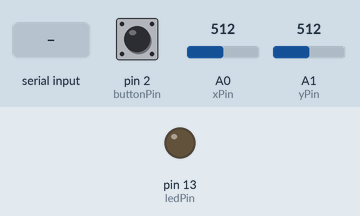
Recording of a sketch running on a simulated Arduino Uno, built with avr-gcc and run on an emulated ATmega328P. On the bench: output pins drawn as LEDs (lit = HIGH). Inputs (shaded band) come from the test bench; at power-on: pin 2 (buttonPin) HIGH, A0 (xPin) = 512, A1 (yPin) = 512. What the sketch prints to the serial monitor is not drawn.

Above: at 1.2 s.
1.3 s: "1" received over Serial
At 2.4 s:
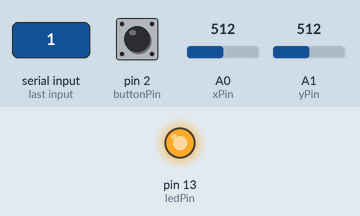
2.8 s: "0" received over Serial
At 4.1 s:
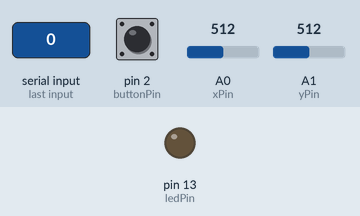
Timing chart, 0 to 5.8 s (numbered marks = the images above; inputs shaded):
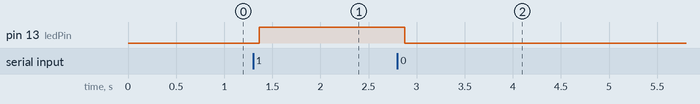

The sketch:

sketch.ino
```cpp
//referenced https://www.youtube.com/watch?v=9z5FsTzYWE4 to set up joystick

//pin that connects to VRx
int xPin = A0;
//pin that connects to VRy
int yPin = A1;
//pin that connects to SW for the button
int buttonPin = 2;
//pin that connects to LED
int ledPin = 13;

//x position
int xVal;
//y position
int yVal;
//checks if the button is on or off
int buttonState;

//sets up serial communication with the x and y positions and button and LED
void setup() {
  Serial.begin(9600);
  pinMode(xPin, INPUT);
  pinMode(yPin, INPUT);
  pinMode(buttonPin, INPUT_PULLUP);
  pinMode(ledPin, OUTPUT);
}

//reads the x, y, and button state values
void loop() {
  xVal = analogRead(xPin);
  yVal = analogRead(yPin);
  buttonState = digitalRead(buttonPin);

//Serial Communication separated by comma
  Serial.print(xVal);
  Serial.print(",");
  Serial.print(yVal);
  Serial.print(",");
  Serial.println(buttonState);

//serial communication for the LED output
  if (Serial.available() > 0) {
    char command = Serial.read();
    if (command == '1') {
      digitalWrite(ledPin, HIGH); // Turns LED on
    } else if (command == '0') {
      digitalWrite(ledPin, LOW); // Turns LED off
    }
  }

  delay(75); //delays the reading of the next input


}
```

Measured:
- after the input at 1.3 s, pin 13 (ledPin): LOW → HIGH after 0.06 s
- after the input at 2.8 s, pin 13 (ledPin): HIGH → LOW after 0.08 s
